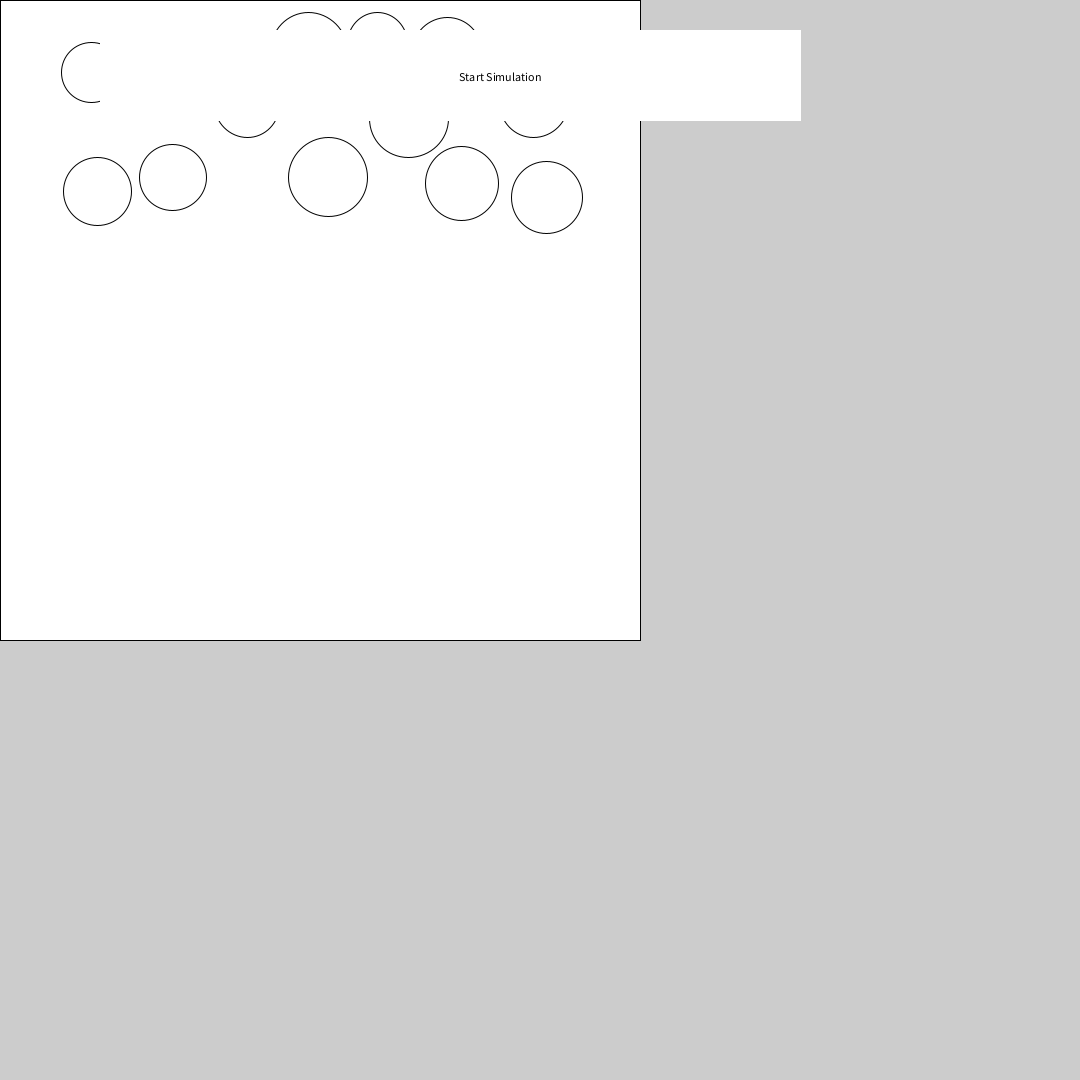
Frame 1 (no input)
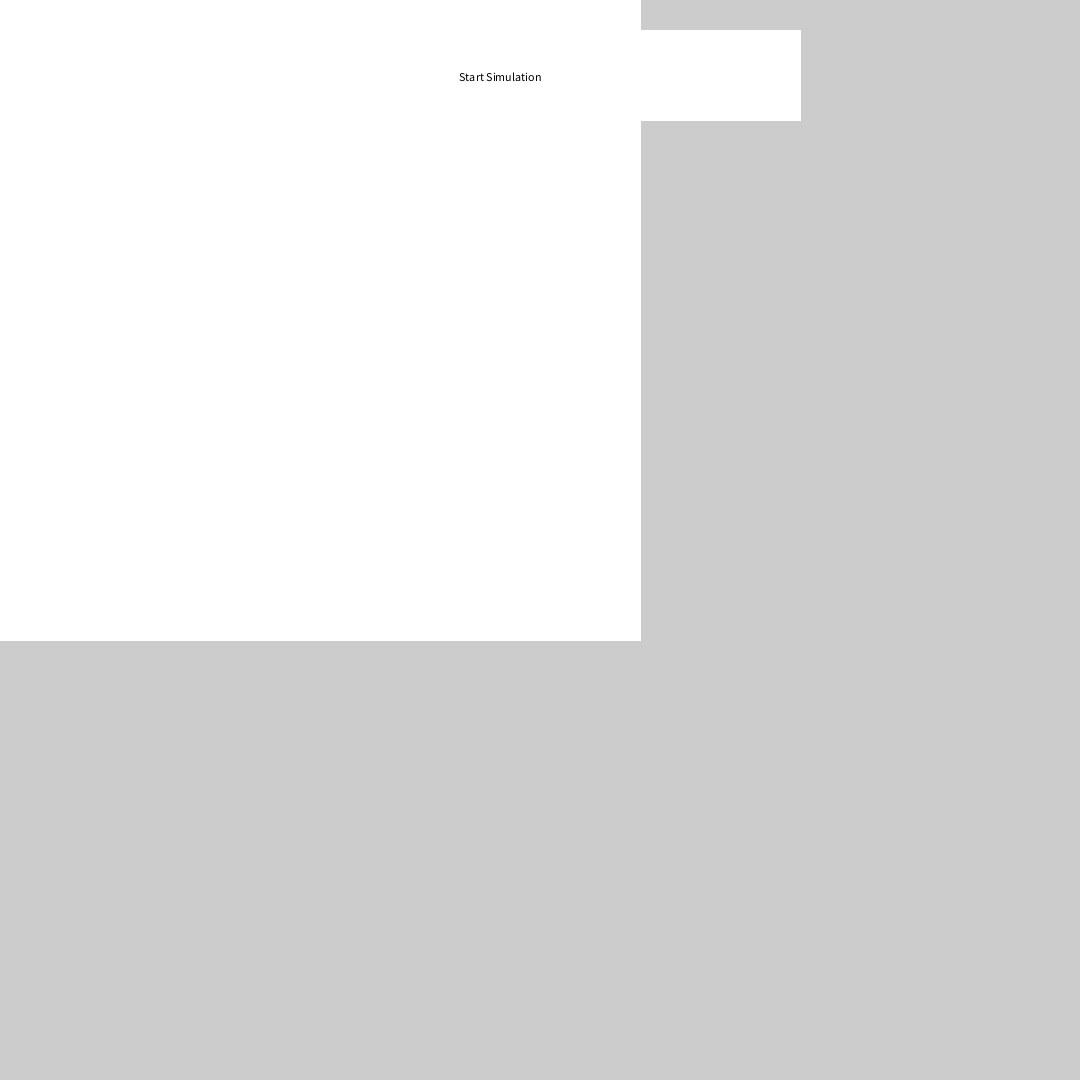
Frame 60 (the mouse pressed at the canvas centre just before this capture)
Frame 120 (the mouse held since frame 60 and released just before this capture): identical to frame 60, image omitted

The Processing sketch that drew these frames (run headless with seeded random() and noise(); from frame 60 on, the mouse is pressed at the canvas centre):

// Processing sketch: fallBalls
// ── fallBalls.pde

int numBalls = 12;
float spring = 0.05;
float gravity = 0.3;
float friction = -0.9;
float elasticity = 0;

ArrayList<Ball> ballArray = new ArrayList<Ball>();
final int WIDTH=640;
final int HEIGHT=640;
boolean start = false;
Button ballAdd = new Button(800, 100, 120, 30, "Add Ball");
Button ballRemove = new Button(800, 150, 120, 30, "Remove Ball");
Button startButton = new Button(800, 200, 120, 30, "Start Simulation");
final int FONTSIZE = 12;
int buttonCounter = 50;
void setup() {
  size(1080, 1080);
  for (int i = 0; i < numBalls; i++) {
    addBall();
  }
}


void collide() {
  double xDist, yDist;
  
  for(int i = 0; i < ballArray.size(); i++) {
    Ball BallA = ballArray.get(i);
    for(int j = i + 1; j < ballArray.size(); j++) { 
      Ball BallB = ballArray.get(j);
      xDist = BallA.x - BallB.x;
      yDist = BallA.y - BallB.y;
      double distSquared = xDist * xDist + yDist * yDist;
      
      if(Math.sqrt(distSquared) <= (BallA.radius + BallB.radius) ) {
        double xVelocity = BallB.vx - BallA.vx;
        double yVelocity = BallB.vy - BallA.vy;
        double dotProduct = yDist * yVelocity + xDist * xVelocity;
        
        if(dotProduct > 0) {
          double collisionScale = dotProduct / distSquared;
          double xCollision = xDist * collisionScale;
          double yCollision = yDist * collisionScale;
          
          double combindedMass = BallA.mass + BallB.mass;
          double collisionA = 2 * BallB.mass / combindedMass;
          double collisionB = 2 * BallA.mass / combindedMass;
          
          BallA.vx += collisionA * xCollision;
          BallA.vy += collisionA * yCollision;
          BallB.vx -= collisionB * xCollision;
          BallB.vy -= collisionB * yCollision;
        }
      }
    }
  }
}


void draw() {
  fill(255);
  rect(0, 0, 640, 640);
  if(buttonCounter > -10){
    buttonCounter--;
  }
  collide();
  for (Ball ball : ballArray) {
    if(start){
      ball.move();
    }
    ball.display();
    ball.id = ballArray.indexOf(ball);
  }
  
  ballAdd.show();
  ballRemove.show();
  startButton.show();
  if(ballAdd.pressed() ){
    if(buttonCounter <= 0){
      buttonCounter = 15;
      addBall();
    }
  }
  if(ballRemove.pressed()){
    if(buttonCounter <= 0){
      buttonCounter = 15;
      ballArray.remove(ballArray.size()-1);
    
    }
    if(ballArray.size()<=1){
      addBall();
    }
  }
  if(startButton.pressed()){
    if(buttonCounter <= 0){
      buttonCounter = 15;
      start = !start;
    }
  }
  if(mousePressed){
    //print(mouseX, mouseY, startButton.xpos, startButton.ypos, startButton.pressed());
    //print("\n");
    
  }
}
void addBall(){
  float rand1 = random(WIDTH-80)+40;
  float rand2 = random(HEIGHT/4)+40;
  float rand3 = random(30,40);
  boolean ok = false;
  while(!ok){
    ok = true;
    rand1 = random(WIDTH-80)+40;
    rand2 = random(HEIGHT/4)+40;
    rand3 = random(30,40);
    for(Ball i : ballArray){
      double dist = Math.sqrt(Math.pow(rand1-i.x, 2) + Math.pow(rand2-i.y,2));
      if(dist < i.radius+rand3){
        ok = false;
      }
    }
  }
  Ball newBall = new Ball(rand1, rand2, rand3, ballArray.size()-1);
  ballArray.add(newBall);
}

// ── arrow.pde
public class arrow {
  
  float cx,cy;
  double len;
  double angle;
 
  
  arrow(float cx, float cy, double len, double angle){
    this.cx = cx;
    this.cy = cy;
    this.len = len;
    this.angle = angle;
  }
  
  
  void display(){
    line(cx, cy, (float)(cx + len * Math.cos(angle)), (float)(cy + len * Math.sin(angle))); 
  }
}

// ── balls.pde
import java.util.*;

class Ball {
  
  float x, y;
  float radius;
  float vx = 0;
  float vy = 0;
  int id;
  double mass;
 
  Ball(float xin, float yin, float din, int idin) {
    x = xin;
    y = yin;
    radius = din;
    id = idin;
    mass = radius *radius / 20;
  } 
  
  
  
  void move() {
    x += vx;
    y += vy;
    if (x<radius) {
      vx  = -1 * vx;
      x=radius;
    } else if (x > 640-radius) {
      vx  = -1 * vx;
      x=(width-radius);
    }
    
    if (y< 640 - radius) {
      vy += gravity;
      y += vy;
    }
     if (y > 640 - radius) {
        vy = -1 * vy;
        y =height-radius;
     } else if (y<radius) {
        vy = -1 * vy;
        y=radius;
     }
    
  }
  
  void display() {
    ellipse(x, y, radius*2, radius*2);
  }
}

// ── button.pde
class Button{
  float x1, x2, y1, y2;
  String name;
  
  Button(float x1, float x2, float y1, float y2, String name){
   this.x1 = min(x1, x2);
   this.x2 = max(x1,x2);
   this.y1 = min(y1, y2);
   this.y2 = max(y1, y2);
   this.name = name;
   print(x1, x2, y1, y2);
  }
  
  boolean pressed(){
    if(mousePressed == true && (x1 < mouseX && mouseX < x2) && (y1 < mouseY && mouseY < y2)){
      
      return true;
      
    }
    return false;
    
  }
  
  void show(){
    fill(255);
    stroke(255);
    rect(x1, y1, x2-x1, y2-y1);
    fill(0);
    textAlign(CENTER);
    textSize(12);
    text(name, x1+((x2-x1)/2), y1+((y2-y1)/2)+6);
  }
}
  
